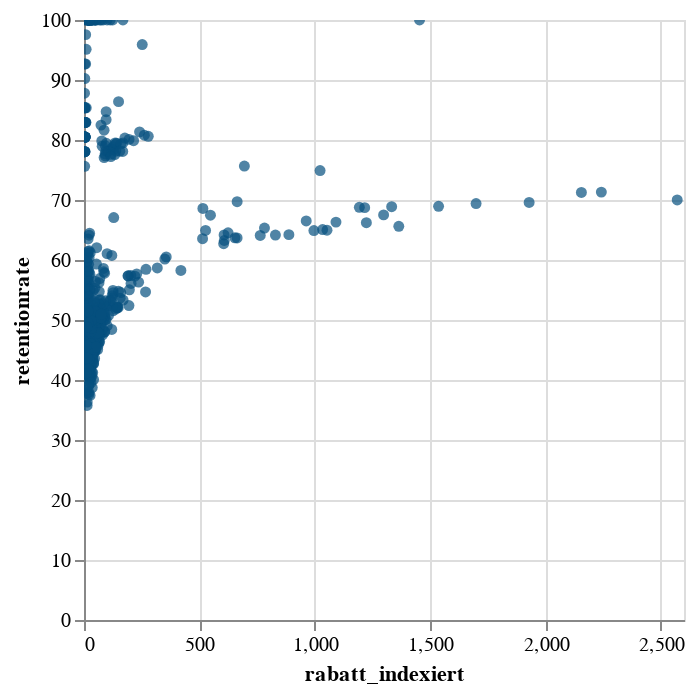

The cell this chart's notebook holds for it:
### Code cell
alt.Chart(data).mark_circle(color=color1).encode(
    x = alt.X(x_label),
    y = alt.Y(y_label),
    tooltip = ['kohorte', 'monat']
).interactive()

### Figure 1 — Vega-Lite specification as saved in the notebook (floating-point values rounded to 4 significant figures; data arrays with more than 128 entries replaced by an {"elided": "..."} marker saying what was removed)
{"config": {"view": {"continuousWidth": 300, "continuousHeight": 300}}, "data": {"name": "data-a2c2e10a99d44d78ba264a4274abdc6d"}, "mark": {"type": "circle", "color": "#06507F"}, "encoding": {"tooltip": [{"field": "kohorte", "type": "nominal"}, {"field": "monat", "type": "nominal"}], "x": {"field": "rabatt_indexiert", "type": "quantitative"}, "y": {"field": "retentionrate", "type": "quantitative"}}, "params": [{"name": "param_594", "select": {"type": "interval", "encodings": ["x", "y"]}, "bind": "scales"}], "$schema": "https://vega.github.io/schema/vega-lite/v5.20.1.json", "datasets": {"data-a2c2e10a99d44d78ba264a4274abdc6d": {"elided": "703 records"}}}
